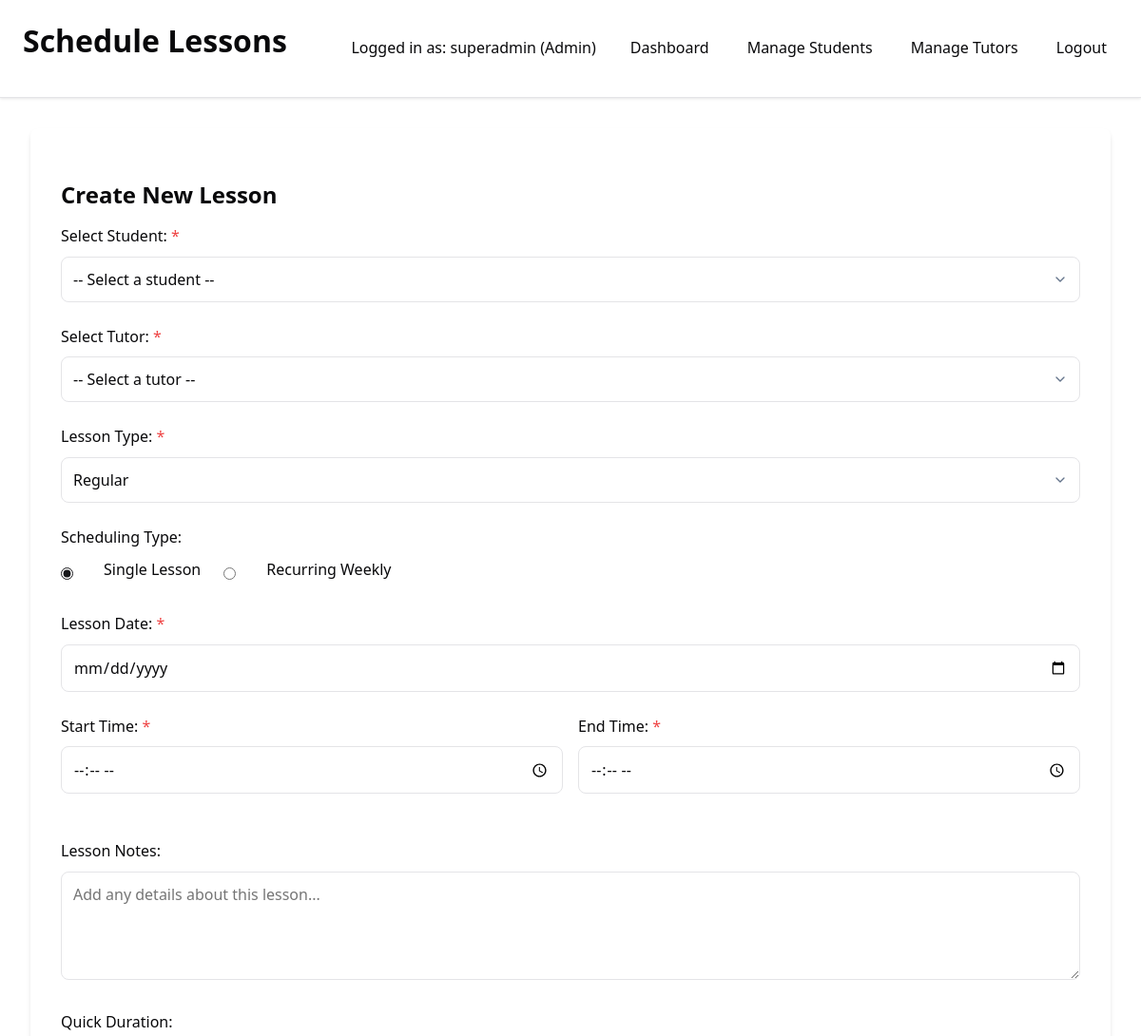
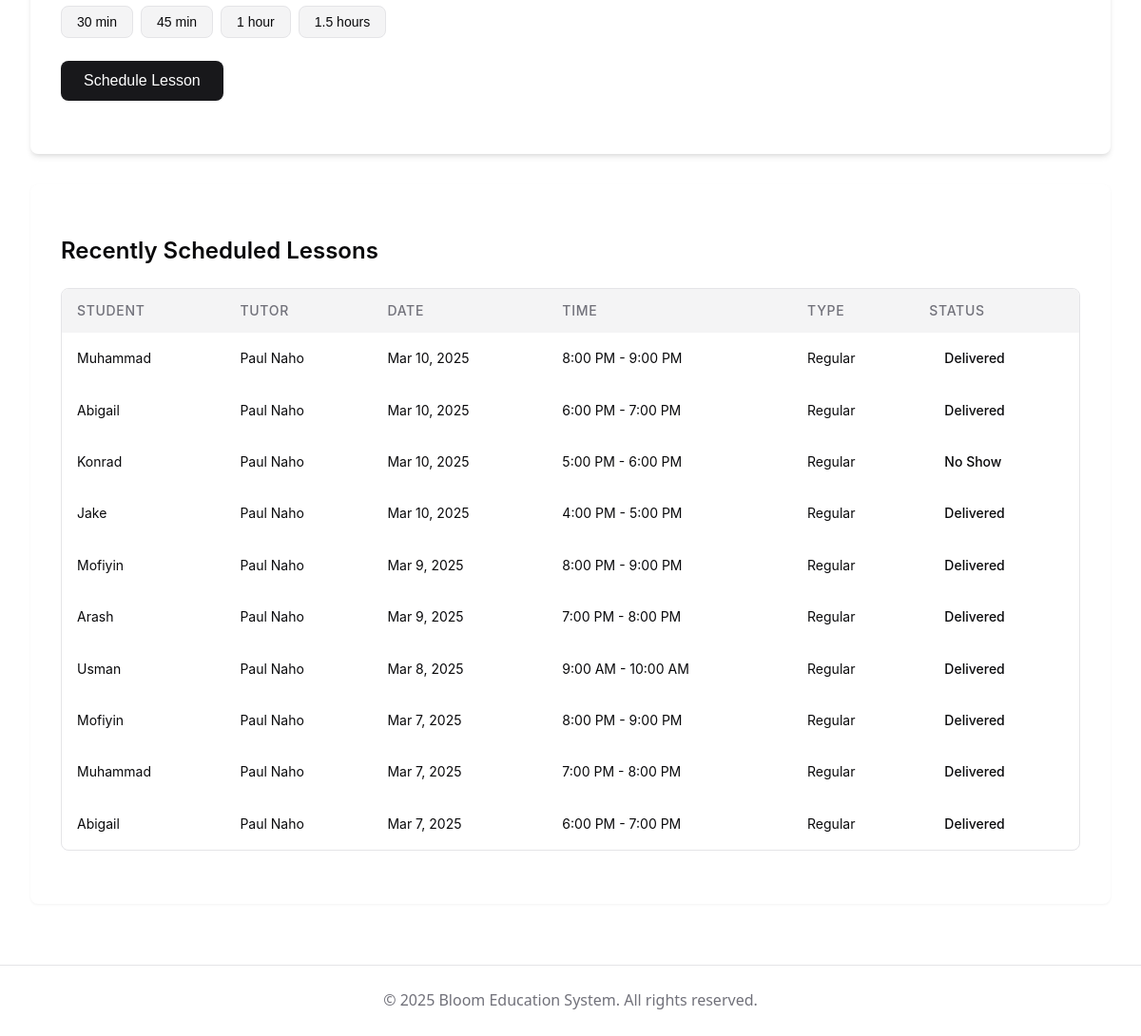
The page /tracker/lesson-schedule.php (signed in) on the database its author committed (2 pictures, top to bottom).
### tables this page shows
CREATE TABLE IF NOT EXISTS `lessons` (
  `id` int NOT NULL AUTO_INCREMENT,
  `tutor_id` int NOT NULL,
  `student_name` varchar(100) NOT NULL,
  `lesson_date` date NOT NULL,
  `start_time` time NOT NULL,
  `end_time` time NOT NULL,
  `lesson_type` enum('Regular','Demo','Catchup') NOT NULL,
  `session_status` enum('Scheduled','Delivered','No Show','Cancelled','Rescheduled') NOT NULL,
  `notes` text,
  `created_at` timestamp NOT NULL DEFAULT CURRENT_TIMESTAMP,
  `updated_at` timestamp NOT NULL DEFAULT CURRENT_TIMESTAMP ON UPDATE CURRENT_TIMESTAMP,
  PRIMARY KEY (`id`),
  KEY `idx_lessons_date` (`lesson_date`),
  KEY `idx_lessons_tutor_date` (`tutor_id`,`lesson_date`)
);

CREATE TABLE IF NOT EXISTS `tutors` (
  `id` int NOT NULL AUTO_INCREMENT,
  `name` varchar(100) NOT NULL,
  `email` varchar(100) NOT NULL,
  `password` varchar(255) NOT NULL,
  `created_at` timestamp NOT NULL DEFAULT CURRENT_TIMESTAMP,
  `updated_at` timestamp NOT NULL DEFAULT CURRENT_TIMESTAMP ON UPDATE CURRENT_TIMESTAMP,
  `link` varchar(255) DEFAULT NULL,
  PRIMARY KEY (`id`),
  UNIQUE KEY `email` (`email`)
);

### tracker/lesson-schedule.php (the view, shortened to what this page needs)
<?php
$db_host = 'localhost';
$db_user = 'root';
$db_pass = '';
$db_name = 'bloom';
$conn = new mysqli($db_host, $db_user, $db_pass, $db_name);
$admin_id = $_SESSION['admin_id'];
$stmt = $conn->prepare("SELECT * FROM admins WHERE admin_id = ?");
$stmt->bind_param("i", $admin_id);
$stmt->execute();
$admin_result = $stmt->get_result();
$admin = $admin_result->fetch_assoc();
$today = date('Y-m-d');
$stmt = $conn->prepare("
    SELECT l.*, t.name as tutor_name
    FROM lessons l
    JOIN tutors t ON l.tutor_id = t.id
    ORDER BY l.created_at DESC
    LIMIT 10");
$stmt->execute();
$recent_lessons = $stmt->get_result()->fetch_all(MYSQLI_ASSOC);
?>
<!DOCTYPE html>
<html lang="en">
<head>
    <link rel="stylesheet" href="scheduling.css">
</head>
<body>
    <header>
        <h1>Schedule Lessons</h1>
        <div class="user-info">
            <p>Logged in as: <?php echo htmlspecialchars($admin['username']); ?> (Admin)</p>
            <nav>
                <ul>
                    <li><a href="admin_dashboard.php">Dashboard</a></li>
                    <li><a href="manage_students.php">Manage Students</a></li>
                    <li><a href="manage_tutors.php">Manage Tutors</a></li>
                    <li><a href="admin_logout.php">Logout</a></li>
                </ul>
            </nav>
        </div>
    </header>
    <main>
        <section class="schedule-form-container">
            <h2>Create New Lesson</h2>
            <form id="lessonForm" method="post" action="lesson-schedule.php">
                <div class="form-group">
                    <label for="student_name">Select Student: <span class="required">*</span></label>
                    <select id="student_name" name="student_name" required>
                        <option value="">-- Select a student --</option>
                    </select>
                </div>
                <div class="form-group">
                    <label for="tutor_id">Select Tutor: <span class="required">*</span></label>
                    <select id="tutor_id" name="tutor_id" required>
                        <option value="">-- Select a tutor --</option>
                    </select>
                </div>
                <div class="form-group">
                    <label for="lesson_type">Lesson Type: <span class="required">*</span></label>
                    <select id="lesson_type" name="lesson_type" required>
                        <option value="Regular">Regular</option>
                    </select>
                </div>
                <div class="form-group">
                    <label>Scheduling Type:</label>
                    <div class="radio-group">
                        <input type="radio" id="single_lesson" name="is_recurring" value="0" checked>
                        <label for="single_lesson">Single Lesson</label>
                        <input type="radio" id="recurring_lesson" name="is_recurring" value="1">
                        <label for="recurring_lesson">Recurring Weekly</label>
                    </div>
                </div>
                <div id="single_date_container" class="form-group">
                    <label for="lesson_date">Lesson Date: <span class="required">*</span></label>
                    <input type="date" id="lesson_date" name="lesson_date" min="<?php echo $today; ?>" required>
                </div>
                <div class="form-row">
                    <div class="form-group half">
                        <label for="start_time">Start Time: <span class="required">*</span></label>
                        <input type="time" id="start_time" name="start_time" required>
                    </div>
                    <div class="form-group half">
                        <label for="end_time">End Time: <span class="required">*</span></label>
                        <input type="time" id="end_time" name="end_time" required>
                    </div>
                </div>
                <div class="form-group">
                    <label for="notes">Lesson Notes:</label>
                    <textarea id="notes" name="notes" rows="4" placeholder="Add any details about this lesson..."></textarea>
                </div>
                <div class="form-group">
                    <label>Quick Duration:</label>
                    <div class="duration-buttons">
                        <button type="button" class="duration-btn" data-duration="30">30 min</button>
                        <button type="button" class="duration-btn" data-duration="45">45 min</button>
                        <button type="button" class="duration-btn" data-duration="60">1 hour</button>
                        <button type="button" class="duration-btn" data-duration="90">1.5 hours</button>
                    </div>
                </div>
                <div class="form-group">
                    <button type="submit" class="submit-btn">Schedule Lesson</button>
                </div>
            </form>
        </section>
        <section class="recent-schedules">
            <h2>Recently Scheduled Lessons</h2>
            <?php if (empty($recent_lessons)): ?>
                <p>No lessons have been scheduled yet.</p>
            <?php else: ?>
                <table class="lessons-table">
                    <thead>
                        <tr>
                            <th>Student</th>
                            <th>Tutor</th>
                            <th>Date</th>
                            <th>Time</th>
                            <th>Type</th>
                            <th>Status</th>
                        </tr>
                    </thead>
                    <tbody>
                        <?php foreach ($recent_lessons as $lesson): ?>
                            <tr>
                                <td><?php echo htmlspecialchars($lesson['student_name']); ?></td>
                                <td><?php echo htmlspecialchars($lesson['tutor_name']); ?></td>
                                <td><?php echo date('M j, Y', strtotime($lesson['lesson_date'])); ?></td>
                                <td><?php echo date('g:i A', strtotime($lesson['start_time'])); ?> - <?php echo date('g:i A', strtotime($lesson['end_time'])); ?></td>
                                <td><?php echo htmlspecialchars($lesson['lesson_type']); ?></td>
                                <td><?php echo htmlspecialchars($lesson['session_status']); ?></td>
                            </tr>
                        <?php endforeach; ?>
                    </tbody>
                </table>
            <?php endif; ?>
        </section>
    </main>
    <footer>
        <p>&copy; <?php echo date('Y'); ?> Bloom Education System. All rights reserved.</p>
    </footer>
</body>
</html>

### tracker/scheduling.css (style rules this page uses)
:root { --primary: #6366f1; --primary-hover: #4f46e5; --secondary: #c4b5fd; --background: #f8fafc; --foreground: #0f172a; --muted: #f1f5f9; --muted-foreground: #64748b; --card: #ffffff; --card-foreground: #0f172a; --border: #e2e8f0; --input: #e2e8f0; --ring: #a5b4fc; --radius: 0.5rem; --success: #10b981; --error: #ef4444; --font-sans: system-ui, -apple-system, BlinkMacSystemFont, 'Segoe UI', Roboto, 'Helvetica Neue', Arial, sans-serif; }
* { margin: 0; padding: 0; box-sizing: border-box; }
body { font-family: var(--font-sans); background-color: var(--background); color: var(--foreground); line-height: 1.6; min-height: 100vh; display: flex; flex-direction: column; }
h1, h2, h3, h4, h5, h6 { font-weight: 600; line-height: 1.2; margin-bottom: 1rem; }
h1 { font-size: 2rem; color: var(--foreground); }
h2 { font-size: 1.5rem; color: var(--foreground); margin-top: 1.5rem; }
header, footer { padding: 1.5rem; background-color: var(--card); border-bottom: 1px solid var(--border); }
header { display: flex; justify-content: space-between; align-items: center; box-shadow: 0 1px 3px rgba(0, 0, 0, 0.1); }
.user-info { display: flex; align-items: center; gap: 1.5rem; }
.user-info p { font-weight: 500; }
main { flex: 1; padding: 2rem; max-width: 1200px; width: 100%; margin: 0 auto; }
footer { margin-top: auto; text-align: center; color: var(--muted-foreground); border-top: 1px solid var(--border); border-bottom: none; }
nav ul { display: flex; list-style: none; gap: 1rem; }
nav a { text-decoration: none; color: var(--foreground); font-weight: 500; padding: 0.5rem 0.75rem; border-radius: var(--radius); transition: all 0.2s ease; }
.schedule-form-container { background-color: var(--card); border-radius: var(--radius); box-shadow: 0 4px 6px -1px rgba(0, 0, 0, 0.1), 0 2px 4px -1px rgba(0, 0, 0, 0.06); padding: 2rem; margin-bottom: 2rem; }
.form-group { margin-bottom: 1.5rem; }
.form-row { display: flex; gap: 1rem; margin-bottom: 1.5rem; }
.half { flex: 1; }
label { display: block; margin-bottom: 0.5rem; font-weight: 500; color: var(--foreground); }
.required { color: var(--error); }
input[type="text"], input[type="date"], input[type="time"], select, textarea { width: 100%; padding: 0.75rem; border: 1px solid var(--input); border-radius: var(--radius); background-color: var(--card); color: var(--foreground); font-family: inherit; font-size: 1rem; transition: border-color 0.2s, box-shadow 0.2s; }
textarea { resize: vertical; min-height: 100px; }
.radio-group { display: flex; gap: 1.5rem; margin-top: 0.5rem; }
.radio-group input[type="radio"] { margin-right: 0.5rem; accent-color: var(--primary); }
button { cursor: pointer; transition: all 0.2s ease; }
.submit-btn { display: inline-flex; align-items: center; justify-content: center; background-color: var(--primary); color: white; font-weight: 500; border: none; border-radius: var(--radius); padding: 0.75rem 1.5rem; font-size: 1rem; box-shadow: 0 1px 2px rgba(0, 0, 0, 0.05); transition: all 0.2s ease; }
.duration-buttons { display: flex; gap: 0.5rem; flex-wrap: wrap; }
.duration-btn { background-color: var(--muted); color: var(--foreground); border: 1px solid var(--border); border-radius: var(--radius); padding: 0.5rem 1rem; font-size: 0.875rem; font-weight: 500; }
.recent-schedules { background-color: var(--card); border-radius: var(--radius); padding: 2rem; box-shadow: 0 4px 6px -1px rgba(0, 0, 0, 0.1), 0 2px 4px -1px rgba(0, 0, 0, 0.06); }
select { appearance: none; background-repeat: no-repeat; background-position: right 0.75rem center; background-size: 1rem; padding-right: 2.5rem; }

### rows shown on the page
lessons: student_name "Muhammad", tutor.name "Paul Naho", lesson_date "Mar 10, 2025", start_time "8:00 PM", end_time "9:00 PM", lesson_type "Regular", session_status "Delivered"
lessons: student_name "Abigail", tutor.name "Paul Naho", lesson_date "Mar 10, 2025", start_time "6:00 PM", end_time "7:00 PM", lesson_type "Regular", session_status "Delivered"
lessons: student_name "Konrad", tutor.name "Paul Naho", lesson_date "Mar 10, 2025", start_time "5:00 PM", end_time "6:00 PM", lesson_type "Regular", session_status "No Show"
lessons: student_name "Jake", tutor.name "Paul Naho", lesson_date "Mar 10, 2025", start_time "4:00 PM", end_time "5:00 PM", lesson_type "Regular", session_status "Delivered"
lessons: student_name "Mofiyin", tutor.name "Paul Naho", lesson_date "Mar 9, 2025", start_time "8:00 PM", end_time "9:00 PM", lesson_type "Regular", session_status "Delivered"
lessons: student_name "Arash", tutor.name "Paul Naho", lesson_date "Mar 9, 2025", start_time "7:00 PM", end_time "8:00 PM", lesson_type "Regular", session_status "Delivered"
lessons: student_name "Usman", tutor.name "Paul Naho", lesson_date "Mar 8, 2025", start_time "9:00 AM", end_time "10:00 AM", lesson_type "Regular", session_status "Delivered"
lessons: student_name "Mofiyin", tutor.name "Paul Naho", lesson_date "Mar 7, 2025", start_time "8:00 PM", end_time "9:00 PM", lesson_type "Regular", session_status "Delivered"
lessons: student_name "Muhammad", tutor.name "Paul Naho", lesson_date "Mar 7, 2025", start_time "7:00 PM", end_time "8:00 PM", lesson_type "Regular", session_status "Delivered"
lessons: student_name "Abigail", tutor.name "Paul Naho", lesson_date "Mar 7, 2025", start_time "6:00 PM", end_time "7:00 PM", lesson_type "Regular", session_status "Delivered"

### other values the page prints
$admin['username'] "superadmin"
